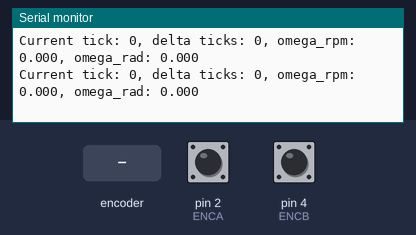
Recording of a sketch running on a simulated Arduino Uno, built with avr-gcc and run on an emulated ATmega328P. Shown: the last lines printed to the serial monitor. The inputs (shaded band) are chosen by the test bench; at power-on: pin 2 (ENCA) HIGH, pin 4 (ENCB) HIGH.

Above: at 1.2 s.
1.3 s: rotary encoder on pin 2 (ENCA) / pin 4 (ENCB) turned 1 step (first pin leading)
At 1.43 s:
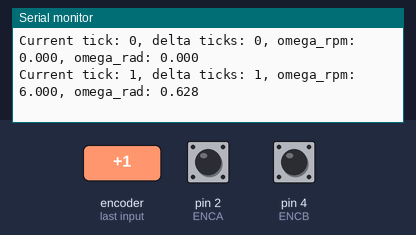
3.0 s: rotary encoder on pin 2 (ENCA) / pin 4 (ENCB) turned 1 step (first pin leading)
At 3.06 s:
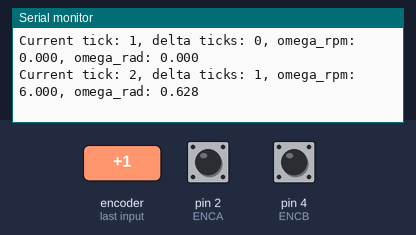
Timing chart, 0 to 6.0 s (numbered marks = the images above; inputs shaded):
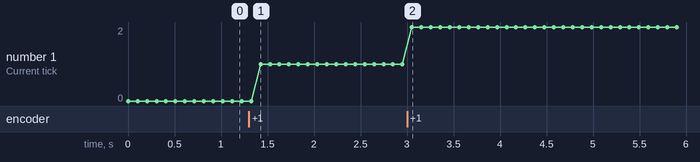

Measured:
- after the input at 1.3 s, the serial monitor: prints a new line after 0.13 s (image 1)
- after the input at 3.0 s, the serial monitor: prints a new line after 0.05 s (image 2)
- plotted number 1: 0 → 1 after the input at 1.3 s, 1 → 2 after the input at 3.0 s

The sketch:

lab6_task3_velocity.ino
```cpp
/*
 * Task 3: Velocity Measurement via Finite Differencing
 * Mechatronics Lab, Session 6 - University of Tehran
 *
 * Every 100 ms the sketch takes the change in tick count and converts it
 * to RPM and rad/s.
 *
 * Wiring:
 *   Encoder A -> D2 (INT0), Encoder B -> D4, Encoder VCC -> 3.3 V
 */

#define ENCA 2
#define ENCB 4

volatile long ticks = 0;
volatile uint32_t lastISRmicros = 0;
const uint32_t minEdgeUs = 50;  // Debounce threshold (us)

long ticksPrev = 0;
const int Ts_ms = 100;  // Sampling interval (ms)
const int ppr = 100;    // Pulses per revolution
// TWO_PI is already defined by Arduino.h, so it is not redefined here.

void isrEncA() {
  uint32_t now = micros();
  if (now - lastISRmicros < minEdgeUs) return;
  lastISRmicros = now;

  bool b = digitalRead(ENCB);
  ticks += (b ? -1 : 1);
}

void setup() {
  Serial.begin(115200);
  Serial.println("Task 3: Velocity Measurement");

  pinMode(ENCA, INPUT_PULLUP);
  pinMode(ENCB, INPUT_PULLUP);
  attachInterrupt(digitalPinToInterrupt(ENCA), isrEncA, RISING);
}

void loop() {
  // Atomic copy of the counter
  noInterrupts();
  long currentTicks = ticks;
  interrupts();

  long dticks = currentTicks - ticksPrev;
  ticksPrev = currentTicks;

  // dticks / ppr                  = revolutions in the interval
  // (dticks / ppr) / (Ts_ms/1000) = rev/s
  // rev/s * 60                    = RPM
  float countsPerRev = (float)ppr;
  float timeInSec = Ts_ms / 1000.0f;
  float revPerSec = dticks / countsPerRev / timeInSec;
  float rpm = revPerSec * 60.0f;
  float omega_rad = revPerSec * TWO_PI;  // rad/s

  Serial.print("Current tick: ");
  Serial.print(currentTicks);
  Serial.print(", delta ticks: ");
  Serial.print(dticks);
  Serial.print(", omega_rpm: ");
  Serial.print(rpm, 3);
  Serial.print(", omega_rad: ");
  Serial.println(omega_rad, 3);

  delay(Ts_ms);
}
```
